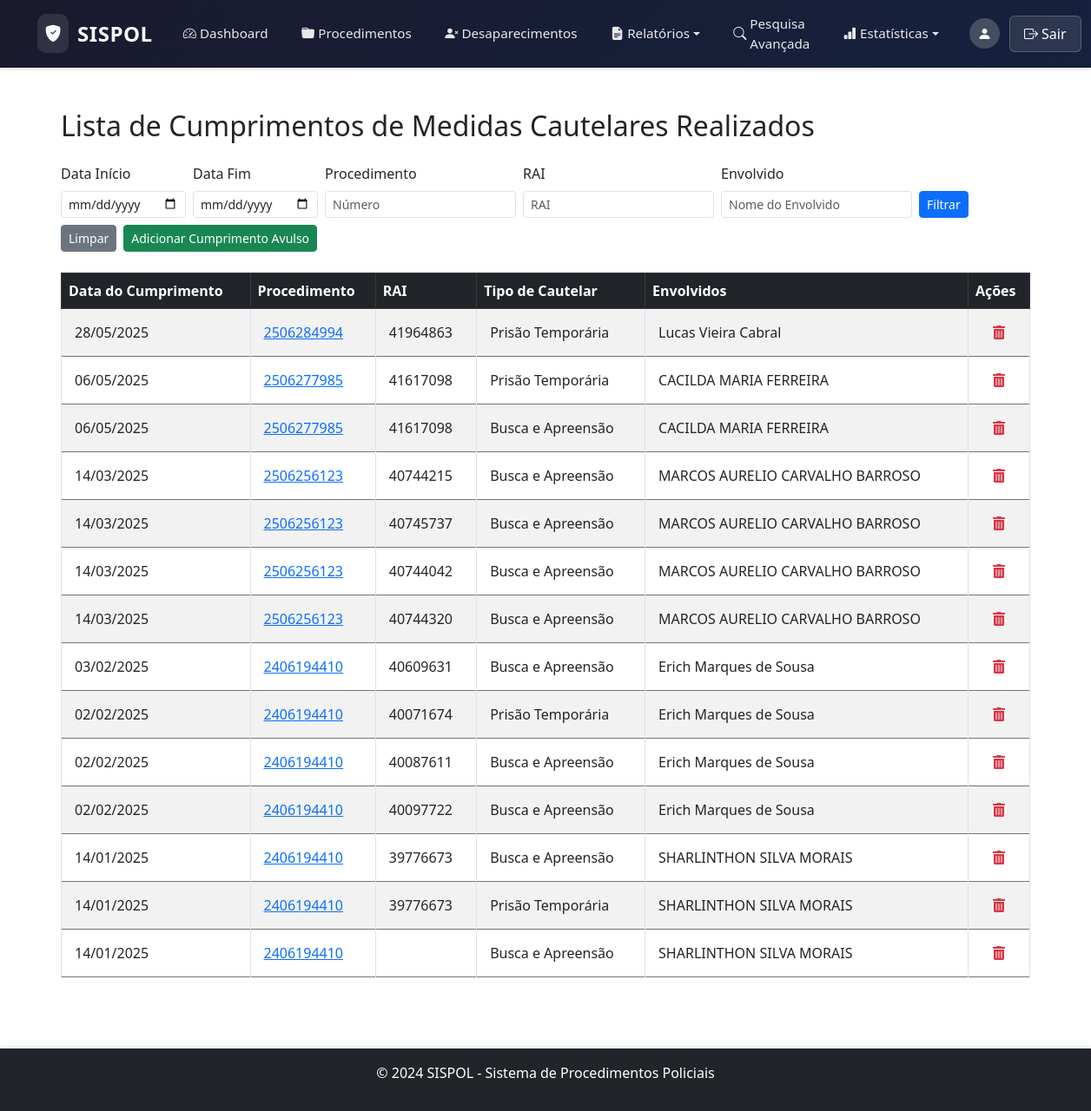
The page /public/listar_cumprimentos.php (signed in) on the database its author committed.
### tables this page shows
CREATE TABLE `CumprimentosCautelares` (
  `ID` int NOT NULL,
  `SolicitacaoCautelarID` int DEFAULT NULL,
  `TipoCautelarID` int NOT NULL,
  `RAI` varchar(255) NOT NULL,
  `DescricaoRAI` text NOT NULL,
  `DataCumprimento` date NOT NULL,
  `QuantidadeCumprida` int NOT NULL
);

CREATE TABLE `Procedimentos` (
  `ID` int NOT NULL,
  `SituacaoID` int NOT NULL,
  `TipoID` int NOT NULL,
  `OrigemID` int NOT NULL,
  `NumeroProcedimento` varchar(50) NOT NULL,
  `DataFato` date DEFAULT NULL,
  `DataInstauracao` date DEFAULT NULL,
  `MotivoAparente` text,
  `EscrivaoID` int NOT NULL,
  `DelegadoID` int NOT NULL,
  `DelegaciaID` int NOT NULL,
  `DataCriacao` datetime DEFAULT CURRENT_TIMESTAMP,
  `DataAtualizacao` datetime DEFAULT CURRENT_TIMESTAMP ON UPDATE CURRENT_TIMESTAMP,
  `MeioEmpregadoID` int DEFAULT NULL,
  `Dependente` tinyint(1) NOT NULL DEFAULT '0' COMMENT 'Informa se o crime investigado já é apurado em outro procedimento.',
  `Favorito` tinyint(1) NOT NULL DEFAULT '0'
);

CREATE TABLE `TiposCautelar` (
  `ID` int NOT NULL,
  `Nome` varchar(255) NOT NULL
);

### public/listar_cumprimentos.php (the view, shortened to what this page needs)
<?php
include '../includes/header.php';
require '../config/db.php';
$query = "
    SELECT
        cc.ID AS CumprimentoID,
        cc.DataCumprimento,
        p.NumeroProcedimento,
        p.ID AS ProcedimentoID,
        cc.RAI,
        tc.Nome AS TipoCautelar,
        GROUP_CONCAT(ec.Nome SEPARATOR ', ') AS Envolvidos
    FROM CumprimentosCautelares cc
    LEFT JOIN SolicitacoesCautelares sc ON cc.SolicitacaoCautelarID = sc.ID
    LEFT JOIN Procedimentos p ON sc.ProcedimentoID = p.ID
    LEFT JOIN TiposCautelar tc ON cc.TipoCautelarID = tc.ID
    LEFT JOIN EnvolvidosCumprimentoCautelar ec ON cc.ID = ec.CumprimentoCautelarID
    WHERE 1=1
";
$params = [];
$query .= "
    GROUP BY cc.ID, cc.DataCumprimento, p.NumeroProcedimento, cc.RAI, tc.Nome
    ORDER BY cc.DataCumprimento DESC
";
$stmt = $pdo->prepare($query);
$stmt->execute($params);
$cumprimentos = $stmt->fetchAll(PDO::FETCH_ASSOC);
?>
<div class="container mt-5">
    <h2 class="mb-4">Lista de Cumprimentos de Medidas Cautelares Realizados</h2>
<form method="get" class="mb-4">
    <div class="row g-2 align-items-end">
        <div class="col-auto">
            <label for="data_inicio" class="form-label">Data Início</label>
            <input type="date" name="data_inicio" id="data_inicio"
                   class="form-control form-control-sm"
                   value="<?= htmlspecialchars($_GET['data_inicio'] ?? '', ENT_QUOTES, 'UTF-8') ?>">
        </div>
        <div class="col-auto">
            <label for="data_fim" class="form-label">Data Fim</label>
            <input type="date" name="data_fim" id="data_fim"
                   class="form-control form-control-sm"
                   value="<?= htmlspecialchars($_GET['data_fim'] ?? '', ENT_QUOTES, 'UTF-8') ?>">
        </div>
        <div class="col-auto">
            <label for="numero_procedimento" class="form-label">Procedimento</label>
            <input type="text" name="numero_procedimento" id="numero_procedimento"
                   class="form-control form-control-sm"
                   value="<?= htmlspecialchars($_GET['numero_procedimento'] ?? '', ENT_QUOTES, 'UTF-8') ?>"
                   placeholder="Número">
        </div>
        <div class="col-auto">
            <label for="rai" class="form-label">RAI</label>
            <input type="text" name="rai" id="rai"
                   class="form-control form-control-sm"
                   value="<?= htmlspecialchars($_GET['rai'] ?? '', ENT_QUOTES, 'UTF-8') ?>"
                   placeholder="RAI">
        </div>
        <div class="col-auto">
            <label for="envolvido" class="form-label">Envolvido</label>
            <input type="text" name="envolvido" id="envolvido"
                   class="form-control form-control-sm"
                   value="<?= htmlspecialchars($_GET['envolvido'] ?? '', ENT_QUOTES, 'UTF-8') ?>"
                   placeholder="Nome do Envolvido">
        </div>
        <div class="col-auto">
            <button type="submit" class="btn btn-primary btn-sm">Filtrar</button>
        </div>
        <div class="col-auto">
            <a href="listar_cumprimentos.php" class="btn btn-secondary btn-sm">Limpar</a>
        </div>
        <div class="col-auto">
            <a href="adicionar_cumprimento.php?origem=listagem_cumprimentos" class="btn btn-success btn-sm">Adicionar Cumprimento Avulso</a>
        </div>
    </div>
</form>
<table class="table table-striped table-bordered">
    <thead class="table-dark">
        <tr>
            <th>Data do Cumprimento</th>
            <th>Procedimento</th>
            <th>RAI</th>
            <th>Tipo de Cautelar</th>
            <th>Envolvidos</th>
            <th>Ações</th>
        </tr>
    </thead>
    <tbody>
        <?php if (count($cumprimentos) > 0): ?>
            <?php foreach ($cumprimentos as $cumprimento): ?>
                <tr>
                    <td><?= date('d/m/Y', strtotime($cumprimento['DataCumprimento'] ?? '1970-01-01')) ?></td>
                    <td>
                        <?php if (!empty($cumprimento['NumeroProcedimento'])): ?>
                            <a href="ver_procedimento.php?id=<?= htmlspecialchars($cumprimento['ProcedimentoID'], ENT_QUOTES, 'UTF-8') ?>">
                                <?= htmlspecialchars($cumprimento['NumeroProcedimento'], ENT_QUOTES, 'UTF-8') ?>
                            </a>
                        <?php else: ?>
                            Avulso
                        <?php endif; ?>
                    </td>
                    <td><?= htmlspecialchars($cumprimento['RAI'] ?? 'Não informado', ENT_QUOTES, 'UTF-8') ?></td>
                    <td><?= htmlspecialchars($cumprimento['TipoCautelar'] ?? 'Não informado', ENT_QUOTES, 'UTF-8') ?></td>
                    <td><?= htmlspecialchars($cumprimento['Envolvidos'] ?? 'Nenhum envolvido', ENT_QUOTES, 'UTF-8') ?></td>
                    <td class="text-center">
                        <a href="excluir_cumprimento.php?id=<?= htmlspecialchars($cumprimento['CumprimentoID'], ENT_QUOTES, 'UTF-8') ?>"
                           title="Excluir"
                           onclick="return confirm('Tem certeza que deseja excluir este cumprimento?');">
                            <i class="fas fa-trash-alt text-danger"></i>
                        </a>
                    </td>
                </tr>
            <?php endforeach; ?>
        <?php else: ?>
            <tr>
                <td colspan="6" class="text-center">Nenhum cumprimento registrado.</td>
            </tr>
        <?php endif; ?>
    </tbody>
</table>
</div>
<?php include '../includes/footer.php'; ?>

### assets/css/styles.css (style rules this page uses)
html, body { height: 100%; margin: 0; display: flex; flex-direction: column; }
.table td, .table th { vertical-align: middle; }
.table td { padding: 15px 15px; vertical-align: top; }
.table tbody tr { border-top: 1px solid #6c757d; border-bottom: 1px solid #6c757d; }
.form-select, .form-control { width: 100%; box-sizing: border-box; }

### rows shown on the page
cumprimentoscautelares: DataCumprimento "28/05/2025", procedimentos.NumeroProcedimento "2506284994", RAI "41964863", TipoCautelarID.Nome "Prisão Temporária", Envolvidos "Lucas Vieira Cabral"
cumprimentoscautelares: DataCumprimento "06/05/2025", procedimentos.NumeroProcedimento "2506277985", RAI "41617098", TipoCautelarID.Nome "Prisão Temporária", Envolvidos "CACILDA MARIA FERREIRA"
cumprimentoscautelares: DataCumprimento "06/05/2025", procedimentos.NumeroProcedimento "2506277985", RAI "41617098", TipoCautelarID.Nome "Busca e Apreensão", Envolvidos "CACILDA MARIA FERREIRA"
cumprimentoscautelares: DataCumprimento "14/03/2025", procedimentos.NumeroProcedimento "2506256123", RAI "40744215", TipoCautelarID.Nome "Busca e Apreensão", Envolvidos "MARCOS AURELIO CARVALHO BARROSO"
cumprimentoscautelares: DataCumprimento "14/03/2025", procedimentos.NumeroProcedimento "2506256123", RAI "40745737", TipoCautelarID.Nome "Busca e Apreensão", Envolvidos "MARCOS AURELIO CARVALHO BARROSO"
cumprimentoscautelares: DataCumprimento "14/03/2025", procedimentos.NumeroProcedimento "2506256123", RAI "40744042", TipoCautelarID.Nome "Busca e Apreensão", Envolvidos "MARCOS AURELIO CARVALHO BARROSO"
cumprimentoscautelares: DataCumprimento "14/03/2025", procedimentos.NumeroProcedimento "2506256123", RAI "40744320", TipoCautelarID.Nome "Busca e Apreensão", Envolvidos "MARCOS AURELIO CARVALHO BARROSO"
cumprimentoscautelares: DataCumprimento "03/02/2025", procedimentos.NumeroProcedimento "2406194410", RAI "40609631", TipoCautelarID.Nome "Busca e Apreensão", Envolvidos "Erich Marques de Sousa"
cumprimentoscautelares: DataCumprimento "02/02/2025", procedimentos.NumeroProcedimento "2406194410", RAI "40071674", TipoCautelarID.Nome "Prisão Temporária", Envolvidos "Erich Marques de Sousa"
cumprimentoscautelares: DataCumprimento "02/02/2025", procedimentos.NumeroProcedimento "2406194410", RAI "40087611", TipoCautelarID.Nome "Busca e Apreensão", Envolvidos "Erich Marques de Sousa"
cumprimentoscautelares: DataCumprimento "02/02/2025", procedimentos.NumeroProcedimento "2406194410", RAI "40097722", TipoCautelarID.Nome "Busca e Apreensão", Envolvidos "Erich Marques de Sousa"
cumprimentoscautelares: DataCumprimento "14/01/2025", procedimentos.NumeroProcedimento "2406194410", RAI "39776673", TipoCautelarID.Nome "Busca e Apreensão", Envolvidos "SHARLINTHON SILVA MORAIS"
cumprimentoscautelares: DataCumprimento "14/01/2025", procedimentos.NumeroProcedimento "2406194410", RAI "39776673", TipoCautelarID.Nome "Prisão Temporária", Envolvidos "SHARLINTHON SILVA MORAIS"
cumprimentoscautelares: DataCumprimento "14/01/2025", procedimentos.NumeroProcedimento "2406194410", TipoCautelarID.Nome "Busca e Apreensão", Envolvidos "SHARLINTHON SILVA MORAIS"
